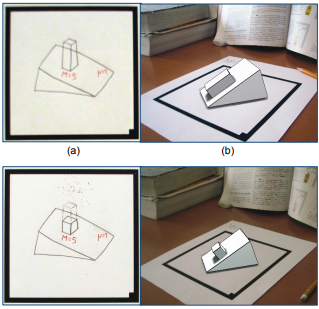
#> input picture example.png, 319 x 309 px
$ python -i process.py   (imports and definitions only)
#> lines starting #> are read from the running program, lines starting #| are printed output that depends on the picture
#> further down, picture is the input picture: shape (309, 319, 3); mean B, G, R 166.1, 171.7, 176.5
import cv2
import os
import numpy as np
from matplotlib import pyplot as plt


# [6 lines left out: function normalize, not called in this run]

def calculate_hull(img,sensitivity=0.25):
#> called with sensitivity = 0.25
    gray = cv2.cvtColor(img,cv2.COLOR_BGR2GRAY)
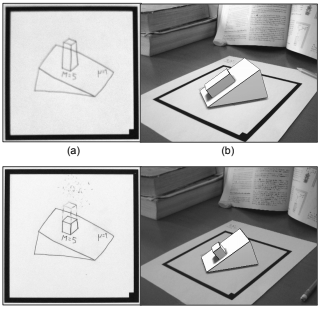
#> gray: shape (309, 319); min 13, max 255, mean 172.5
    gray = np.float32(gray)
    corners = cv2.goodFeaturesToTrack(gray, 100, sensitivity, 10)
#> corners = 38 rows, first 8: [227, 151], [128, 296], [295, 84], [132, 175], [132, 128], [10, 296], [316, 304], [75, 153]
    corners = np.int0(corners)
    hull = cv2.convexHull(corners)
#> hull = [[316, 304], [3, 304], [2, 141], [6, 7], [316, 4]]
    return hull

# [53 lines left out: functions calculate_width_hull, calculate_height_hull, addZAxis, rotate_by_90, match_front_face, not called in this run]

def reverse(mlist):
    return mlist[::-1]

# [44 lines left out: functions construct_faces, scale_down_faces, create3DFaces, not called in this run]

# [82 lines of commented-out code are left out]

>>> import cv2
>>> picture = cv2.imread('example.png')
>>> result = calculate_hull(picture)
#> result = [[316, 304], [3, 304], [2, 141], [6, 7], [316, 4]]

$ run again, on ex1_3d.png
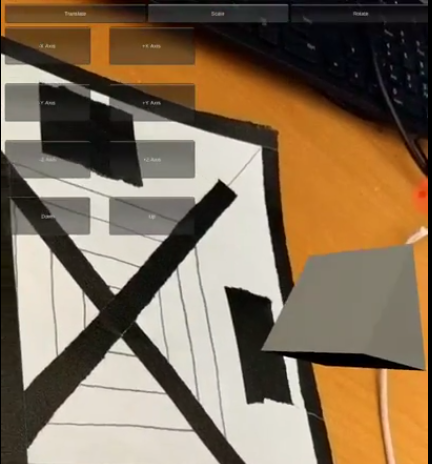
#> input picture ex1_3d.png, 432 x 464 px
#> picture is the input picture: shape (464, 432, 3); mean B, G, R 88.7, 112.1, 132
#> in calculate_hull, `gray = cv2.cvtColor(img,cv2.COLOR_BGR2GRAY)`:
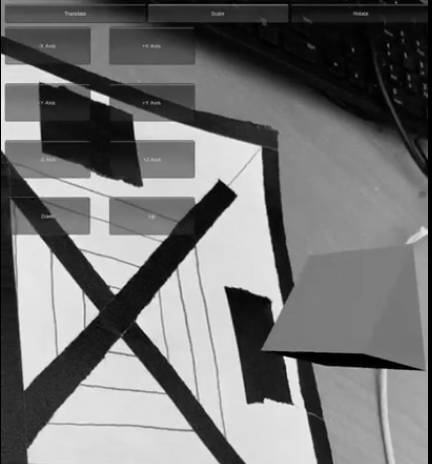
#> gray: shape (464, 432); min 0, max 249, mean 115.4
#> corners = 13 rows, first 8: [284, 357], [2, 54], [225, 287], [24, 389], [219, 180], [265, 399], [293, 404], [70, 235]
#> hull = [[293, 404], [248, 403], [24, 389], [2, 54], [91, 91], [219, 180], [284, 357]]
#> result has the same summary as hull in calculate_hull
